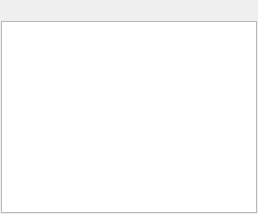
  <widget class="QDockWidget" name="dockSceneTree">
   <property name="windowTitle">
    <string>Scene Tree</string>
   </property>
   <attribute name="dockWidgetArea">
    <number>1</number>
   </attribute>
   <widget class="QWidget" name="dockSceneTreeContent">
    <layout class="QVBoxLayout" name="verticalLayout_9">
     <property name="spacing">
      <number>3</number>
     </property>
     <property name="margin">
      <number>1</number>
     </property>
     <item>
      <widget class="QToolBar" name="scenegraphToolBar">
       <property name="layoutDirection">
        <enum>Qt::LeftToRight</enum>
       </property>
       <property name="iconSize">
        <size>
         <width>16</width>
         <height>16</height>
        </size>
       </property>
       <property name="toolButtonStyle">
        <enum>Qt::ToolButtonIconOnly</enum>
       </property>
       <property name="floatable">
        <bool>true</bool>
       </property>
       <addaction name="actionRefreshSceneGraph"/>
       <addaction name="actionAddNewEntity"/>
       <addaction name="actionRemoveEntity"/>
      </widget>
     </item>
     <item>
      <widget class="SceneTree" name="sceneTree">
       <property name="styleSheet">
        <string notr="true"/>
       </property>
       <property name="editTriggers">
        <set>QAbstractItemView::NoEditTriggers</set>
       </property>
       <property name="selectionMode">
        <enum>QAbstractItemView::ExtendedSelection</enum>
       </property>
      </widget>
     </item>
    </layout>
   </widget>
  </widget>
